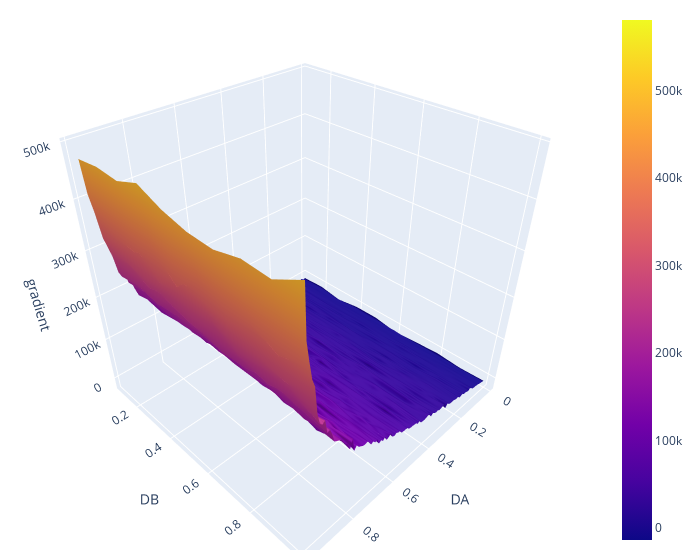

Notebook source saved alongside this figure:
### Markdown cell above
surface plot of the gradient

### Code cell
x = df["DA"].unique()
y = df["DB"].unique()
z = df["gradient"].to_numpy().reshape((len(x), len(y))).T

fig = go.Figure(data=[go.Surface(x=x,y=y,z=z)])

fig.update_layout(scene = dict(
    xaxis_title='DA',
    yaxis_title='DB',
    zaxis_title='gradient'),
    width=700,
    margin=dict(r=20, b=10, l=10, t=10)
)
fig.show()

### Figure 1 — Plotly figure (JSON) as saved in the notebook; plotly's stock layout.template omitted (floating-point values rounded to 4 significant figures; data arrays with more than 128 entries replaced by an {"elided": "..."} marker saying what was removed)
{"data": [{"type": "surface", "x": [0, 0.0101, 0.0202, 0.0303, 0.0404, 0.05051, 0.06061, 0.07071, 0.08081, 0.09091, 0.101, 0.1111, 0.1212, 0.1313, 0.1414, 0.1515, 0.1616, 0.1717, 0.1818, 0.1919, 0.202, 0.2121, 0.2222, 0.2323, 0.2424, 0.2525, 0.2626, 0.2727, 0.2828, 0.2929, 0.303, 0.3131, 0.3232, 0.3333, 0.3434, 0.3535, 0.3636, 0.3737, 0.3838, 0.3939, 0.404, 0.4141, 0.4242, 0.4343, 0.4444, 0.4545, 0.4646, 0.4747, 0.4848, 0.4949, 0.5051, 0.5152, 0.5253, 0.5354, 0.5455, 0.5556, 0.5657, 0.5758, 0.5859, 0.596, 0.6061, 0.6162, 0.6263, 0.6364, 0.6465, 0.6566, 0.6667, 0.6768, 0.6869, 0.697, 0.7071, 0.7172, 0.7273, 0.7374, 0.7475, 0.7576, 0.7677, 0.7778, 0.7879, 0.798, 0.8081, 0.8182, 0.8283, 0.8384, 0.8485, 0.8586, 0.8687, 0.8788, 0.8889, 0.899, 0.9091, 0.9192, 0.9293, 0.9394, 0.9495, 0.9596, 0.9697, 0.9798, 0.9899, 1], "y": [0.1, 0.2, 0.3, 0.4, 0.5, 0.6, 0.7, 0.8, 0.9, 1], "z": {"elided": "10x100 float values"}}], "layout": {"margin": {"b": 10, "l": 10, "r": 20, "t": 10}, "scene": {"xaxis": {"title": {"text": "DA"}}, "yaxis": {"title": {"text": "DB"}}, "zaxis": {"title": {"text": "gradient"}}}, "width": 700}}
